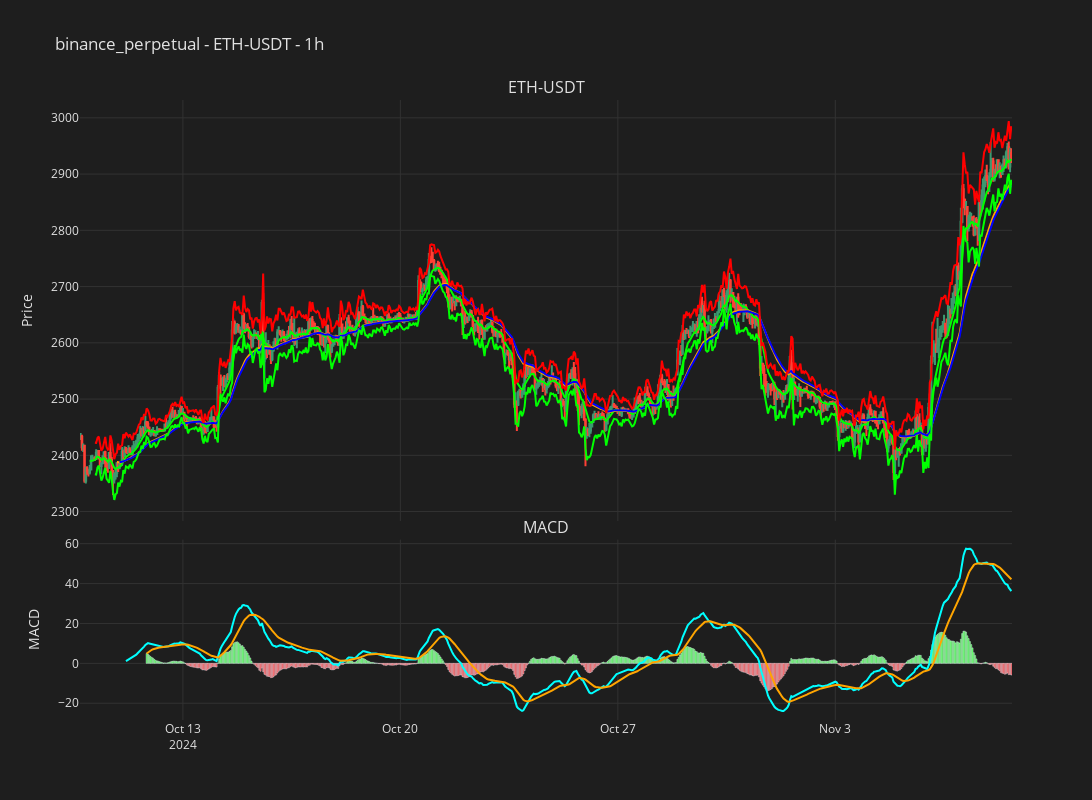

The notebook cell saved with this chart:
### Code cell
import plotly.graph_objects as go
from plotly.subplots import make_subplots

# Create figure with secondary y-axis
fig = make_subplots(rows=2, cols=1, shared_xaxes=True, vertical_spacing=0.03, 
                    subplot_titles=(trading_pair, 'MACD'),
                    row_heights=[0.7, 0.3])

# Add candlestick
fig.add_trace(go.Candlestick(x=candles_df.index,
                             open=candles_df['open'],
                             high=candles_df['high'],
                             low=candles_df['low'],
                             close=candles_df['close'],
                             name='OHLC'),
              row=1, col=1)

# Add EMAs
ema_fast = f'EMA_{ema_short}'
ema_med = f'EMA_{ema_medium}' 
ema_slow = f'EMA_{ema_long}'

fig.add_trace(go.Scatter(x=candles_df.index, y=candles_df[ema_fast],
                         line=dict(color='#00FF00', width=2),
                         name='Fast EMA'), row=1, col=1)
fig.add_trace(go.Scatter(x=candles_df.index, y=candles_df[ema_med],
                         line=dict(color='#FFA500', width=2), 
                         name='Medium EMA'), row=1, col=1)
fig.add_trace(go.Scatter(x=candles_df.index, y=candles_df[ema_slow],
                         line=dict(color='#0000FF', width=2),
                         name='Slow EMA'), row=1, col=1)

# Add MACD
macd = f'MACD_{macd_fast}_{macd_slow}_{macd_signal}'
macd_s = f'MACDs_{macd_fast}_{macd_slow}_{macd_signal}'
macd_hist = f'MACDh_{macd_fast}_{macd_slow}_{macd_signal}'

fig.add_trace(go.Scatter(x=candles_df.index, y=candles_df[macd], 
                         line=dict(color='#00FFFF', width=2),
                         name='MACD'), row=2, col=1)
fig.add_trace(go.Scatter(x=candles_df.index, y=candles_df[macd_s], 
                         line=dict(color='#FFA500', width=2),
                         name='Signal'), row=2, col=1)
fig.add_trace(go.Bar(x=candles_df.index, y=candles_df[macd_hist], name='Histogram',
                     marker_color=candles_df[macd_hist].apply(
                         lambda x: '#00FF00' if x >= 0 else '#FF0000')),
              row=2, col=1)

# Add ATR support and resistance
fig.add_trace(go.Scatter(x=candles_df.index, y=candles_df["long_atr_support"],
                         line=dict(color='#00FF00', width=2),
                         name='Long ATR Support'), row=1, col=1)
fig.add_trace(go.Scatter(x=candles_df.index, y=candles_df["short_atr_resistance"],
                         line=dict(color='#FF0000', width=2),
                         name='Short ATR Resistance'), row=1, col=1)

# Update layout for dark theme
fig.update_layout(
    title=f'{exchange} - {trading_pair} - {timeframe}',
    width=1200, height=800,
    font=dict(color='#e1e1e1'),
    plot_bgcolor='#1e1e1e',
    paper_bgcolor='#1e1e1e',
    xaxis_rangeslider_visible=False,
    legend=dict(bgcolor='rgba(0,0,0,0)'),
    yaxis=dict(title='Price'),
    yaxis2=dict(title='MACD', showgrid=False),
    showlegend=False
)

# Update axes
fig.update_xaxes(showgrid=True, gridwidth=1, gridcolor='#323232', zeroline=False)
fig.update_yaxes(showgrid=True, gridwidth=1, gridcolor='#323232', zeroline=False)

# Show the plot
fig.show()

### Figure 1 — Plotly figure (JSON) as saved in the notebook; plotly's stock layout.template omitted (floating-point values rounded to 4 significant figures; data arrays with more than 128 entries replaced by an {"elided": "..."} marker saying what was removed)
{"data": [{"close": {"elided": "720 float values"}, "high": {"elided": "720 float values"}, "low": {"elided": "720 float values"}, "name": "OHLC", "open": {"elided": "720 float values"}, "type": "candlestick", "x": {"elided": "720 str values"}, "xaxis": "x", "yaxis": "y"}, {"line": {"color": "#00FF00", "width": 2}, "name": "Fast EMA", "type": "scatter", "x": {"elided": "720 str values"}, "xaxis": "x", "y": {"elided": "720 float values"}, "yaxis": "y"}, {"line": {"color": "#FFA500", "width": 2}, "name": "Medium EMA", "type": "scatter", "x": {"elided": "720 str values"}, "xaxis": "x", "y": {"elided": "720 float values"}, "yaxis": "y"}, {"line": {"color": "#0000FF", "width": 2}, "name": "Slow EMA", "type": "scatter", "x": {"elided": "720 str values"}, "xaxis": "x", "y": {"elided": "720 float values"}, "yaxis": "y"}, {"line": {"color": "#00FFFF", "width": 2}, "name": "MACD", "type": "scatter", "x": {"elided": "720 str values"}, "xaxis": "x2", "y": {"elided": "720 float values"}, "yaxis": "y2"}, {"line": {"color": "#FFA500", "width": 2}, "name": "Signal", "type": "scatter", "x": {"elided": "720 str values"}, "xaxis": "x2", "y": {"elided": "720 float values"}, "yaxis": "y2"}, {"marker": {"color": {"elided": "720 str values"}}, "name": "Histogram", "type": "bar", "x": {"elided": "720 str values"}, "xaxis": "x2", "y": {"elided": "720 float values"}, "yaxis": "y2"}, {"line": {"color": "#00FF00", "width": 2}, "name": "Long ATR Support", "type": "scatter", "x": {"elided": "720 str values"}, "xaxis": "x", "y": {"elided": "720 float values"}, "yaxis": "y"}, {"line": {"color": "#FF0000", "width": 2}, "name": "Short ATR Resistance", "type": "scatter", "x": {"elided": "720 str values"}, "xaxis": "x", "y": {"elided": "720 float values"}, "yaxis": "y"}], "layout": {"annotations": [{"font": {"size": 16}, "showarrow": false, "text": "ETH-USDT", "x": 0.5, "xanchor": "center", "xref": "paper", "y": 1.0, "yanchor": "bottom", "yref": "paper"}, {"font": {"size": 16}, "showarrow": false, "text": "MACD", "x": 0.5, "xanchor": "center", "xref": "paper", "y": 0.291, "yanchor": "bottom", "yref": "paper"}], "font": {"color": "#e1e1e1"}, "height": 800, "legend": {"bgcolor": "rgba(0,0,0,0)"}, "paper_bgcolor": "#1e1e1e", "plot_bgcolor": "#1e1e1e", "showlegend": false, "title": {"text": "binance_perpetual - ETH-USDT - 1h"}, "width": 1200, "xaxis": {"anchor": "y", "domain": [0, 1], "gridcolor": "#323232", "gridwidth": 1, "matches": "x2", "rangeslider": {"visible": false}, "showgrid": true, "showticklabels": false, "zeroline": false}, "xaxis2": {"anchor": "y2", "domain": [0, 1], "gridcolor": "#323232", "gridwidth": 1, "showgrid": true, "zeroline": false}, "yaxis": {"anchor": "x", "domain": [0.321, 1.0], "gridcolor": "#323232", "gridwidth": 1, "showgrid": true, "title": {"text": "Price"}, "zeroline": false}, "yaxis2": {"anchor": "x2", "domain": [0, 0.291], "gridcolor": "#323232", "gridwidth": 1, "showgrid": true, "title": {"text": "MACD"}, "zeroline": false}}}
